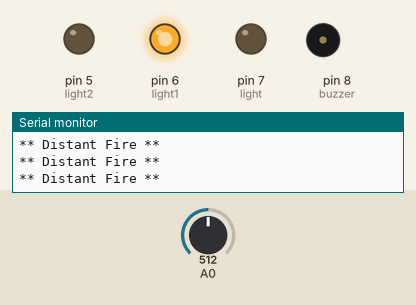
Simulated run of this sketch. Board: Arduino Uno, built with avr-gcc and run on an emulated ATmega328P. Shown: output pins drawn as LEDs (lit = HIGH), buzzer (waves = sounding), the last lines printed to the serial monitor. The inputs (shaded band) are chosen by the test bench; at power-on: A0 = 512.

Above: at 1.3 s.
1.4 s: A0 set to 349
4.4 s: A0 set to 332
At 4.9 s:
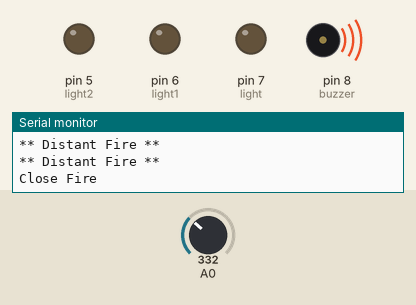
7.4 s: A0 set to 716
At 7.9 s:
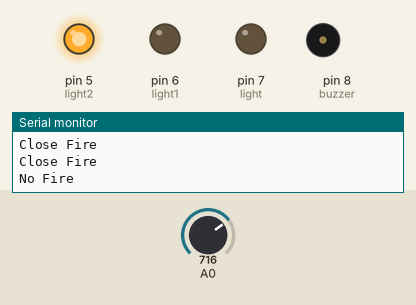
10.4 s: A0 set to 670
At 10.9 s:
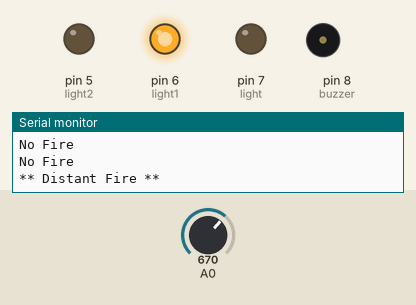
13.4 s: A0 set to 900
At 13.9 s:
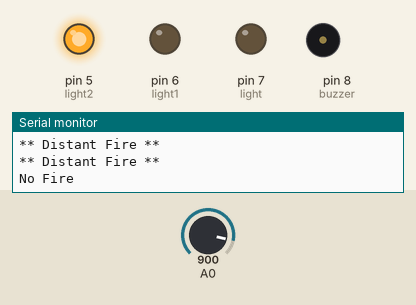
Timing chart, 0 to 16.4 s (numbered marks = the images above; inputs shaded):
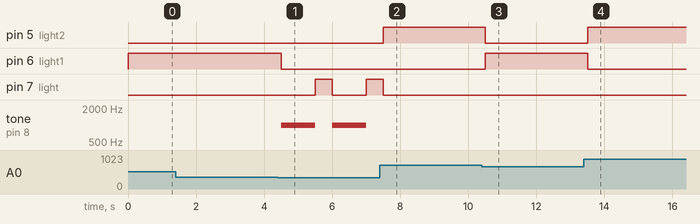

Measured:
- the behaviour switches between 342 and 341 on A0 (found by bisection; images 0 and 1)
- the behaviour switches between 683 and 682 on A0 (found by bisection; images 2 and 3)
- after the input at 4.4 s, pin 6 (light1): HIGH → LOW after 0.10 s; pin 7 (light): LOW → HIGH after 1.1 s, → LOW 0.50 s later, → HIGH 1.0 s later; tone on pin 8 (buzzer): alternates 1000 Hz for 1.0 s and silent for 0.50 s, starting after 0.10 s
- after the input at 7.4 s, pin 5 (light2): LOW → HIGH after 0.10 s; pin 7 (light): goes on until 7.5 s, then stays LOW; tone on pin 8 (buzzer): stops changing and stays silent
- after the input at 10.4 s, pin 5 (light2): HIGH → LOW after 0.11 s; pin 6 (light1): LOW → HIGH after 0.11 s
- after the input at 13.4 s, pin 5 (light2): LOW → HIGH after 0.11 s; pin 6 (light1): HIGH → LOW after 0.11 s

The sketch:

fire_alarm.ino
```cpp
#include <Wire.h>
// Lowest and highest sensor readings
const int sensorMin = 0;     // Sensor minimum
const int sensorMax = 1024;   // Sensor maximum

const int buzzer = 8;
const int light = 7;
const int light1 = 6;
const int light2 = 5;

void setup() {
    Serial.begin(9600);
    pinMode(buzzer, OUTPUT);
    pinMode(light, OUTPUT);
    pinMode(light1, OUTPUT);
    pinMode(light2, OUTPUT);

    Serial.println("Fire Detection Program");
    Serial.println(F("Fire detection test!"));
}

void loop() {
    // Read the sensor on analog A0
    int sensorReading = analogRead(A0);

    // Map the sensor range (four options)
    int range = map(sensorReading, sensorMin, sensorMax, 0, 3);

    // Range value
    switch (range) {
        case 0: // A fire closer than 1.5 feet away
            Serial.println("Close Fire");
            tone(buzzer, 1000);  // Send 1KHz sound signal
            delay(1000);
            digitalWrite(light, HIGH);
            tone(buzzer, 500);
            noTone(buzzer);      // Stop sound
            break;

        case 1: // A fire between 1-3 feet away
            Serial.println("** Distant Fire **");
            digitalWrite(light1, HIGH);
            break;

        case 2: // No fire detected
            Serial.println("No Fire");
            digitalWrite(light2, HIGH);
            break;
    }

    delay(500); // Delay between reads
    digitalWrite(light, LOW);
    digitalWrite(light1, LOW);
    digitalWrite(light2, LOW);
}
```
